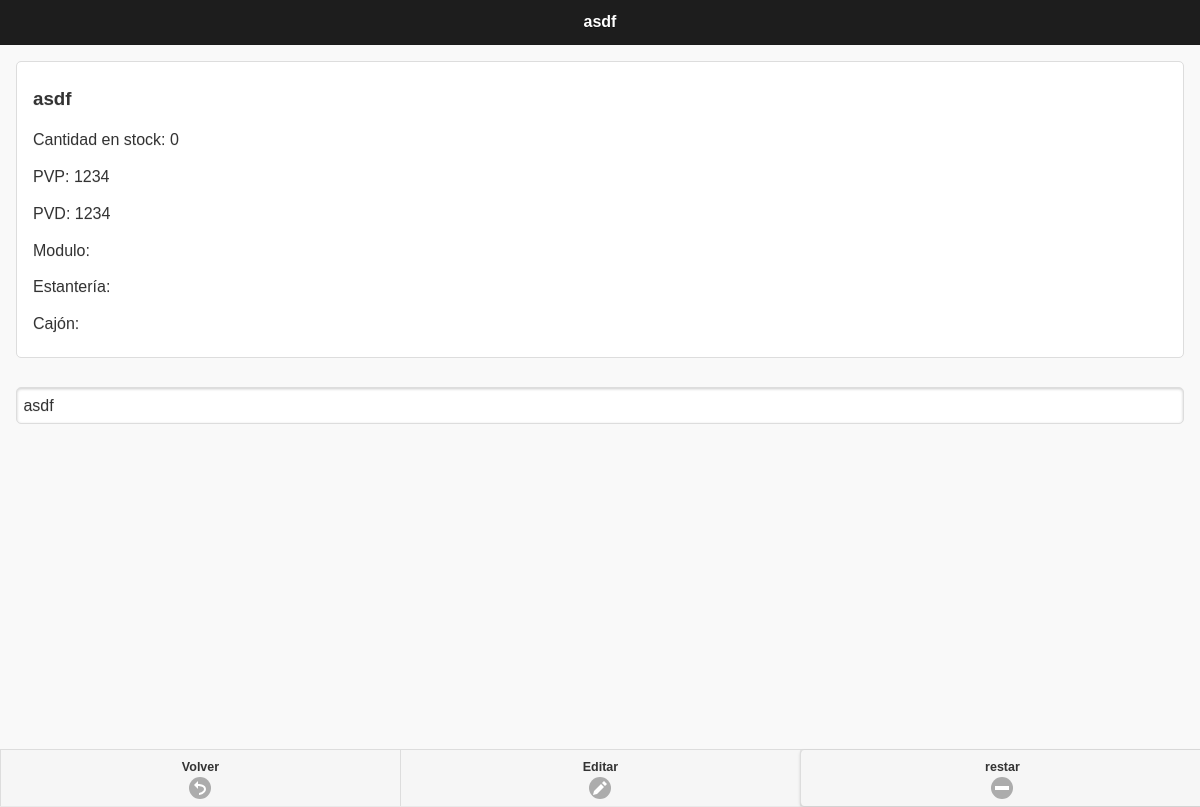
/htdocs/post.php, run on the app's committed database.
### tables this page shows
CREATE TABLE `productos` (
  `id_post` int(10) unsigned NOT NULL,
  `estanteria` varchar(255) NOT NULL,
  `modulo` varchar(255) NOT NULL,
  `cajon` varchar(255) NOT NULL,
  `titulo` varchar(255) NOT NULL,
  `pvd` varchar(255) NOT NULL,
  `pvp` varchar(255) NOT NULL,
  `tiempo` timestamp NOT NULL DEFAULT CURRENT_TIMESTAMP ON UPDATE CURRENT_TIMESTAMP,
  `stock` int(255) NOT NULL
);

### htdocs/post.php (the view, shortened to what this page needs)
<!DOCTYPE html PUBLIC "-//W3C//DTD XHTML 1.0 Transitional//EN" "http://www.w3.org/TR/xhtml1/DTD/xhtml1-transitional.dtd">
<html xmlns="http://www.w3.org/1999/xhtml">
<head>
<link rel="stylesheet" href="js/jquery.mobile-1.4.5.min.css" />
<?php
$id_post = $_GET['id_post'];
$ssql = "select * from productos where id_post='$id_post'";
$result = mysql_query($ssql);
$registro = mysql_fetch_array($result);
		$titulo=$registro["titulo"];
		$pvd=$registro["pvd"];
		$pvp=$registro["pvp"];
		$modulo=$registro["modulo"];
		$estanteria=$registro["estanteria"];
		$cajon=$registro["cajon"];
		$id_post=$registro["id_post"];
		$stock=$registro["stock"];
?>
</head>
<body>
<form method="post" id="formulario_restar" enctype="multipart/form-data">
<div data-role="page" id="post">
	<div data-role="header" data-position="fixed" class="ui-header" data-theme="b">
        <h1 class="ui-title"><?=$titulo;?></h1>
    </div>
	<div role="main" class="ui-content">
    	<div class="ui-body ui-body-a ui-corner-all">
        	<h3><?=$titulo;?></h3>
	      <p>Cantidad en stock: <?=$stock;?></p>
	      <p>PVP: <?=$pvp;?></p>
	      <p>PVD: <?=$pvd;?></p>
	      <p>Modulo: <?=$modulo;?></p>
	      <p>Estantería: <?=$estanteria;?></p>
	      <p>Cajón: <?=$cajon;?></p>
        </div>
         <input type="text" name="titulo" id="titulo" value="<?=$titulo?>"  />
	</div>
	<div data-role="footer" data-position="fixed" class="ui-footer">
    	<div data-role="navbar" data-iconpos="bottom">
        	<ul>
            <li data-icon="back"><a href="#" data-rel="back" data-icon="back">Volver</a></li>
            <li><a href="editar.php?id_post=<?=$id_post;?>" data-icon="edit" data-iconpos="top" data-ajax="false" data-theme="a">Editar</a></li>
            <li><input type="button" id="btn_restar" value="restar" data-icon="minus" data-ajax="false" data-iconpos="bottom"></li>
        </ul>
        </div>
	</div>
</div>
</form>
</body>
</html>

### data on the page
productos: titulo "asdf", stock "0", pvp "1234", pvd "1234"
